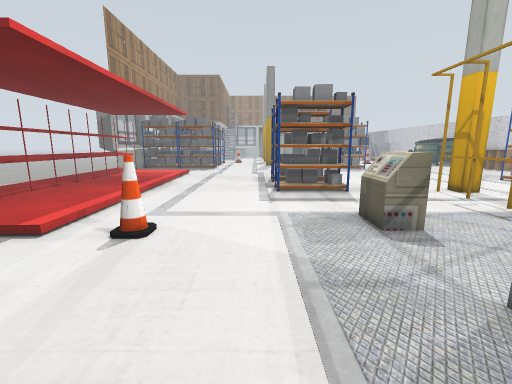
[1] (above)

24 first-person views from a walk through a Gazebo world. The camera is 1.2 m above the floor, tilts 10° down and sees 90° across. The floor is counted in squares, 0.5 m on a side. Each view is taken from the middle of a square. On the plan, view 1 faces up. The plan holds only what a view shows up to about 17 squares ahead; the rest is blank. The place goes on beyond the plan. Robots are left out. Gazebo's built-in surfaces are drawn with simple patterns. Some stock models are drawn as simple stand-ins. Some surface patterns are stand-ins.

[2]
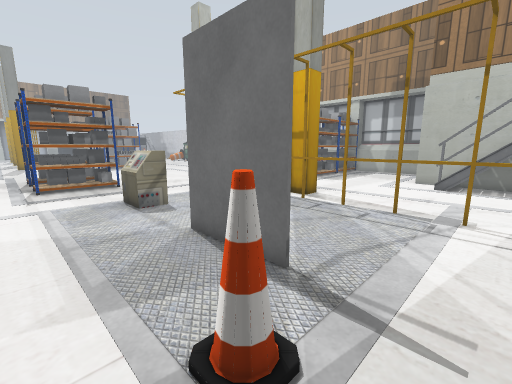

[3]
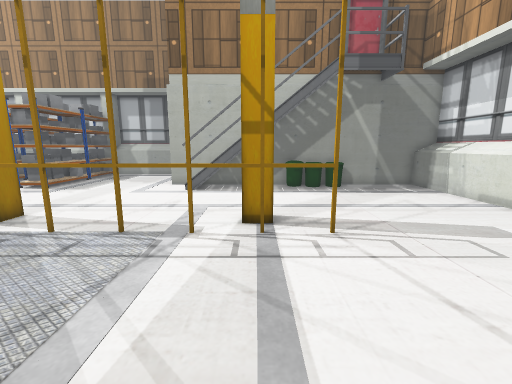

[4]
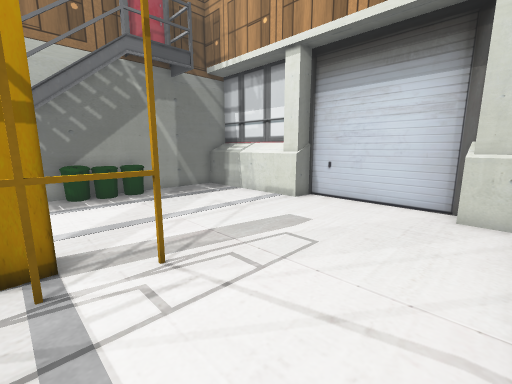

[5]
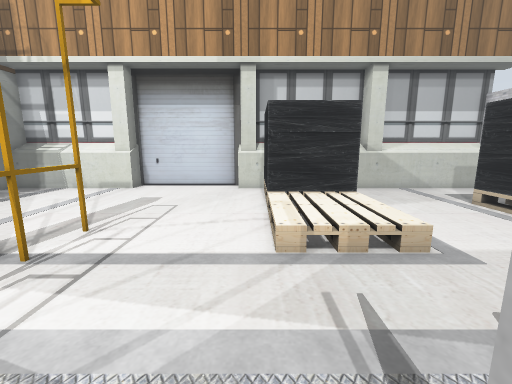

[6]
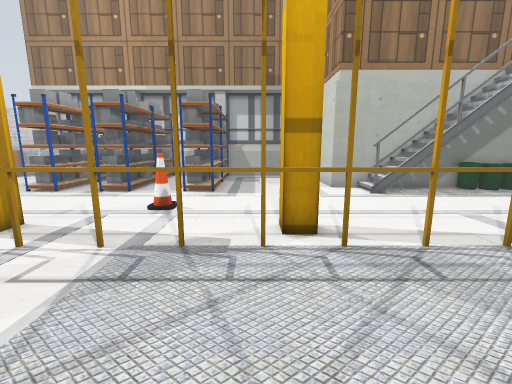

[7]
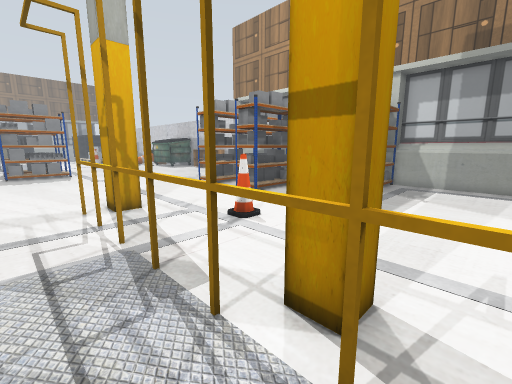

[8]
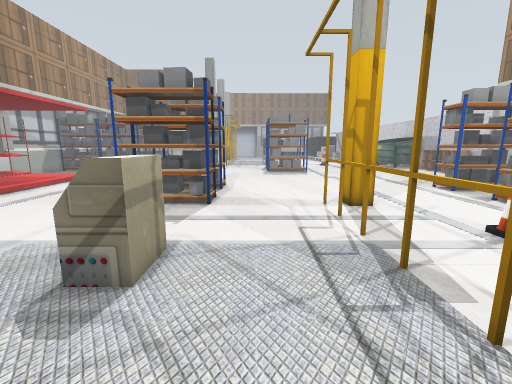

[9]
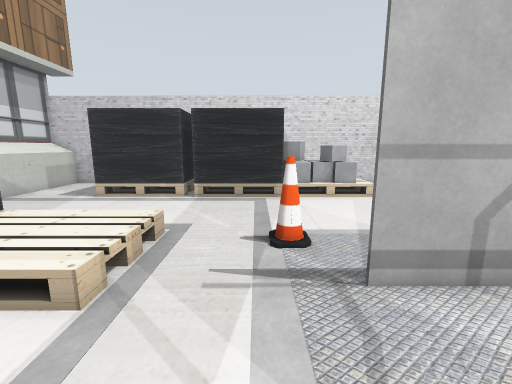

[10]
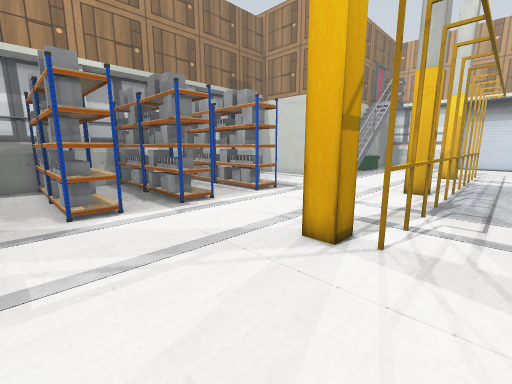

[11]
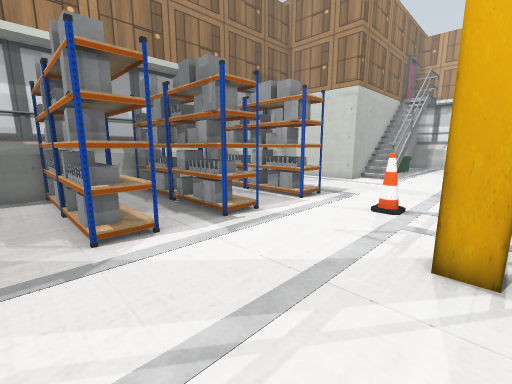

[12]
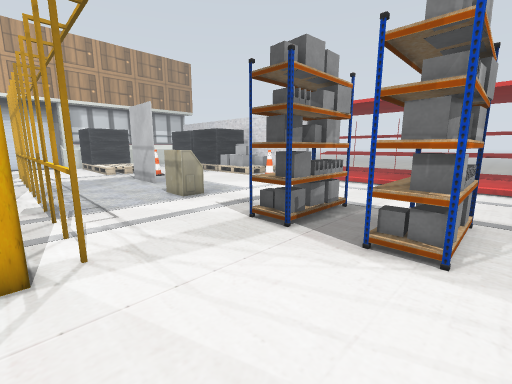

[13]
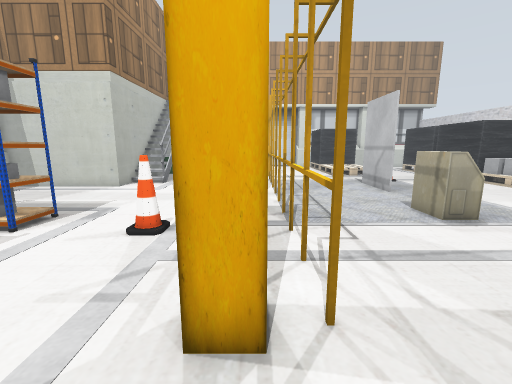

[14]
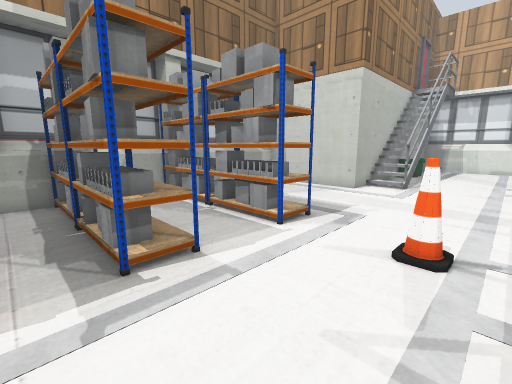

[15]
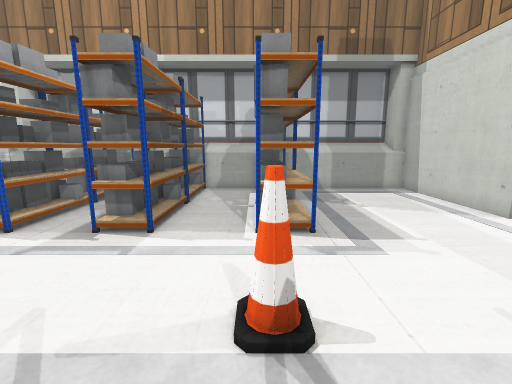

[16]
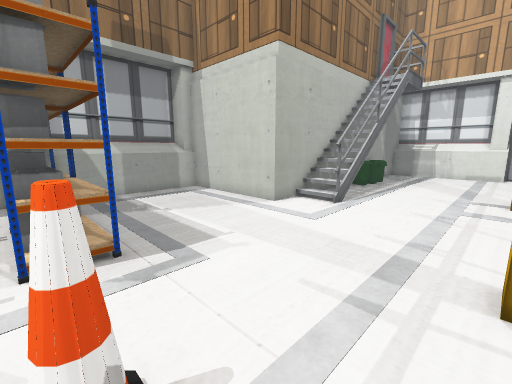

[17]
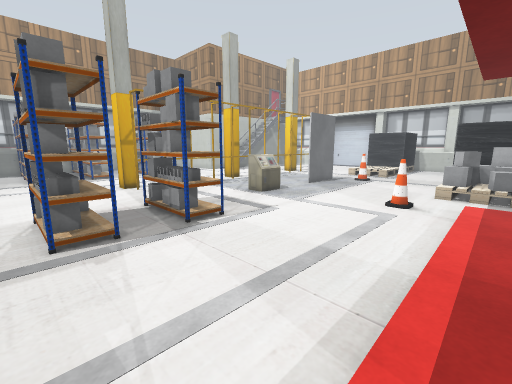

[18]
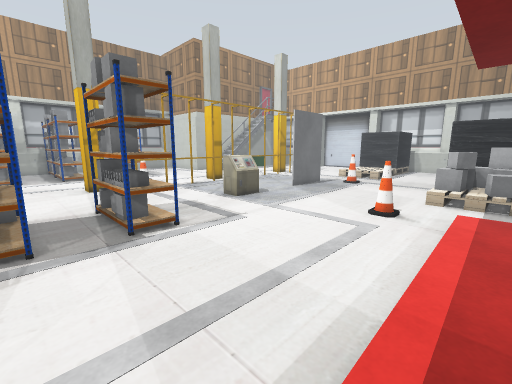

[19]
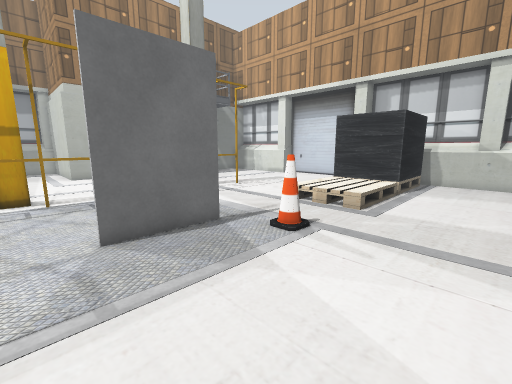

[20]
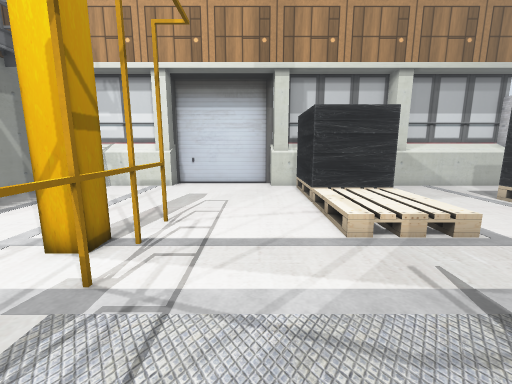

[21]
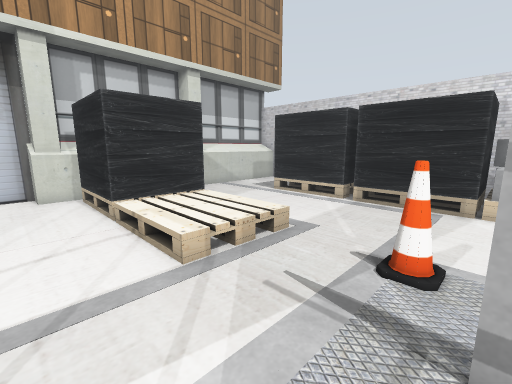

[22]
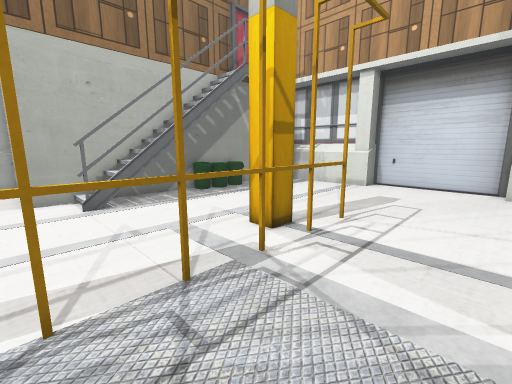

[23]
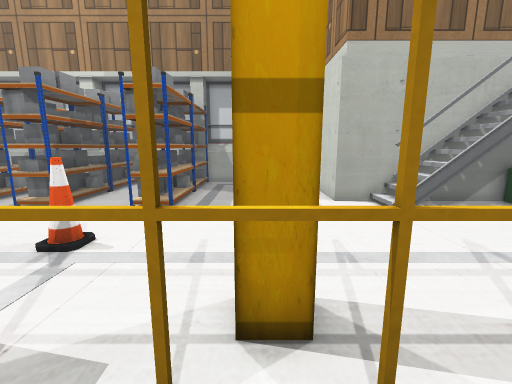

[24]
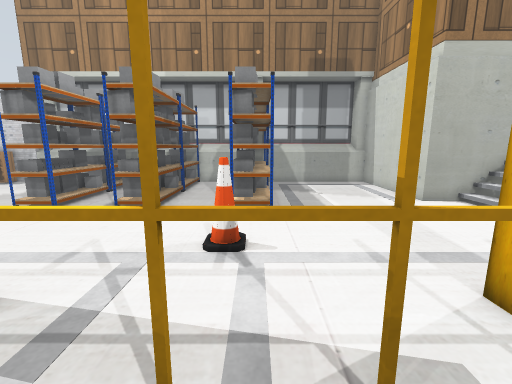

### Floor plan
Key: @ floor where view 1 was taken; # wall or solid block; . main floor; : floor 0.25 m higher than the main floor; / step, stairs or slope; = window, fence, low wall or low ledge; P yellow post; B yellow box; C cone; G grey box; I bin.
Columns run from 7 left of view 1 to 27 right of it. Each row starts with its distance up from view 1.
 20 :/...............................##
 19  /......#####............##########
 18 :/......#####............##########
 17  /.......................##########
 16  /...............................##
 15  /......#####............##########
 14  /......#####....P##.....##########
 13  /...............B##.....##########
 12  /...............P...............##
 11  /...............B...............##
 10  /...............P...C...##########
  9  /.........==....B.......##########
  8  /.........==....P.......##########
  7 :/.CC......==....B...............##
  6 .................P...............##
  5 .................B##.............##
  4 ===..............P##.............##
  3 ###=.......G.....B...............##
  2  ##=.......G.....P...............##
  1   #=.......G.....B........########
  0   #=...@...G.....P........#
 -1   ##....CC.......B......#=#
 -2   =#.............P......###
 -3    #.............B......###
 -4    #.............P##....###
 -5    #....=====....B# ....###
 -6    #....=====....P.......II
 -7    #....=====............II
 -8    #....=====............II
 -9  ==#....=####............II
-10  ##.....=  =#.............#
-11  .......=  =#.............#
-12 ........=   #.............#
-13 ........#  ##.............#
-14 =====#===  ==#.....#=======
-15 #########  ################

Positions as (right, up) in squares from view 1, and headings:
1: (0, 0), facing up
2: (0, -3), facing up-right
3: (3, -4), facing right
4: (5, -4), facing down-right
5: (5, 1), facing down
6: (4, 6), facing right
7: (8, 3), facing up-right
8: (7, 3), facing up
9: (8, -2), facing left
10: (8, 20), facing down-right
11: (11, 20), facing down-right
12: (11, 20), facing down-left
13: (11, 17), facing down
14: (13, 16), facing down-right
15: (11, 10), facing right
16: (12, 10), facing down-right
17: (-7, 20), facing down-right
18: (-7, 18), facing down-right
19: (-3, 5), facing down-right
20: (7, 2), facing down
21: (7, 0), facing down-left
22: (6, 2), facing down-right
23: (8, 5), facing right
24: (8, 9), facing right
